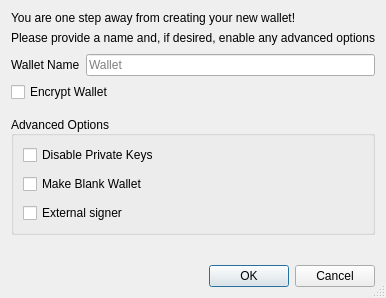
<?xml version="1.0" encoding="UTF-8"?>
<ui version="4.0">
 <class>CreateWalletDialog</class>
 <widget class="QDialog" name="CreateWalletDialog">
  <property name="geometry">
   <rect>
    <x>0</x>
    <y>0</y>
    <width>371</width>
    <height>298</height>
   </rect>
  </property>
  <property name="windowTitle">
   <string>Create Wallet</string>
  </property>
  <property name="sizeGripEnabled">
   <bool>true</bool>
  </property>
  <layout class="QVBoxLayout" name="verticalLayout">
   <item>
    <widget class="QLabel" name="label_description">
     <property name="sizePolicy">
      <sizepolicy hsizetype="Preferred" vsizetype="Preferred">
       <horstretch>0</horstretch>
       <verstretch>0</verstretch>
      </sizepolicy>
     </property>
     <property name="text">
      <string>You are one step away from creating your new wallet!</string>
     </property>
     <property name="alignment">
      <set>Qt::AlignLeading|Qt::AlignLeft|Qt::AlignVCenter</set>
     </property>
     <property name="wordWrap">
      <bool>false</bool>
     </property>
    </widget>
   </item>
   <item>
    <widget class="QLabel" name="label_subdescription">
     <property name="text">
      <string>Please provide a name and, if desired, enable any advanced options</string>
     </property>
    </widget>
   </item>
   <item>
    <spacer name="verticalSpacer">
     <property name="orientation">
      <enum>Qt::Vertical</enum>
     </property>
     <property name="sizeType">
      <enum>QSizePolicy::Fixed</enum>
     </property>
     <property name="sizeHint" stdset="0">
      <size>
       <width>20</width>
       <height>3</height>
      </size>
     </property>
    </spacer>
   </item>
   <item>
    <layout class="QHBoxLayout" name="horizontalLayout">
     <item>
      <widget class="QLabel" name="wallet_name_label">
       <property name="text">
        <string>Wallet Name</string>
       </property>
      </widget>
     </item>
     <item>
      <widget class="QLineEdit" name="wallet_name_line_edit">
       <property name="minimumSize">
        <size>
         <width>262</width>
         <height>0</height>
        </size>
       </property>
       <property name="placeholderText">
        <string>Wallet</string>
       </property>
      </widget>
     </item>
    </layout>
   </item>
   <item>
    <widget class="QCheckBox" name="encrypt_wallet_checkbox">
     <property name="toolTip">
      <string>Encrypt the wallet. The wallet will be encrypted with a passphrase of your choice.</string>
     </property>
     <property name="text">
      <string>Encrypt Wallet</string>
     </property>
     <property name="checked">
      <bool>false</bool>
     </property>
    </widget>
   </item>
   <item>
    <spacer name="verticalSpacer_1">
     <property name="orientation">
      <enum>Qt::Vertical</enum>
     </property>
     <property name="sizeType">
      <enum>QSizePolicy::Fixed</enum>
     </property>
     <property name="sizeHint" stdset="0">
      <size>
       <width>20</width>
       <height>8</height>
      </size>
     </property>
    </spacer>
   </item>
   <item>
    <widget class="QGroupBox" name="groupBox">
     <property name="title">
      <string>Advanced Options</string>
     </property>
     <property name="alignment">
      <set>Qt::AlignLeading|Qt::AlignLeft|Qt::AlignVCenter</set>
     </property>
     <property name="flat">
      <bool>false</bool>
     </property>
     <property name="checkable">
      <bool>false</bool>
     </property>
     <layout class="QVBoxLayout" name="verticalLayout_groupbox">
      <property name="spacing">
       <number>9</number>
      </property>
      <item>
       <widget class="QCheckBox" name="disable_privkeys_checkbox">
        <property name="enabled">
         <bool>true</bool>
        </property>
        <property name="toolTip">
         <string>Disable private keys for this wallet. Wallets with private keys disabled will have no private keys and cannot have an HD seed or imported private keys. This is ideal for watch-only wallets.</string>
        </property>
        <property name="text">
         <string>Disable Private Keys</string>
        </property>
       </widget>
      </item>
      <item>
       <widget class="QCheckBox" name="blank_wallet_checkbox">
        <property name="toolTip">
         <string>Make a blank wallet. Blank wallets do not initially have private keys or scripts. Private keys and addresses can be imported, or an HD seed can be set, at a later time.</string>
        </property>
        <property name="text">
         <string>Make Blank Wallet</string>
        </property>
       </widget>
      </item>
      <item>
       <widget class="QCheckBox" name="external_signer_checkbox">
        <property name="toolTip">
         <string>Use an external signing device such as a hardware wallet. Configure the external signer script in wallet preferences first.</string>
        </property>
        <property name="text">
         <string>External signer</string>
        </property>
       </widget>
      </item>
     </layout>
    </widget>
   </item>
   <item>
    <spacer name="verticalSpacer_2">
     <property name="orientation">
      <enum>Qt::Vertical</enum>
     </property>
     <property name="sizeHint" stdset="0">
      <size>
       <width>20</width>
       <height>0</height>
      </size>
     </property>
    </spacer>
   </item>
   <item>
    <widget class="QDialogButtonBox" name="buttonBox">
     <property name="orientation">
      <enum>Qt::Horizontal</enum>
     </property>
     <property name="standardButtons">
      <set>QDialogButtonBox::Cancel|QDialogButtonBox::Ok</set>
     </property>
    </widget>
   </item>
  </layout>
 </widget>
 <tabstops>
  <tabstop>wallet_name_line_edit</tabstop>
  <tabstop>encrypt_wallet_checkbox</tabstop>
  <tabstop>disable_privkeys_checkbox</tabstop>
  <tabstop>blank_wallet_checkbox</tabstop>
  <tabstop>external_signer_checkbox</tabstop>
 </tabstops>
 <resources/>
 <connections>
  <connection>
   <sender>buttonBox</sender>
   <signal>accepted()</signal>
   <receiver>CreateWalletDialog</receiver>
   <slot>accept()</slot>
   <hints>
    <hint type="sourcelabel">
     <x>248</x>
     <y>254</y>
    </hint>
    <hint type="destinationlabel">
     <x>157</x>
     <y>274</y>
    </hint>
   </hints>
  </connection>
  <connection>
   <sender>buttonBox</sender>
   <signal>rejected()</signal>
   <receiver>CreateWalletDialog</receiver>
   <slot>reject()</slot>
   <hints>
    <hint type="sourcelabel">
     <x>316</x>
     <y>260</y>
    </hint>
    <hint type="destinationlabel">
     <x>286</x>
     <y>274</y>
    </hint>
   </hints>
  </connection>
 </connections>
</ui>
  
